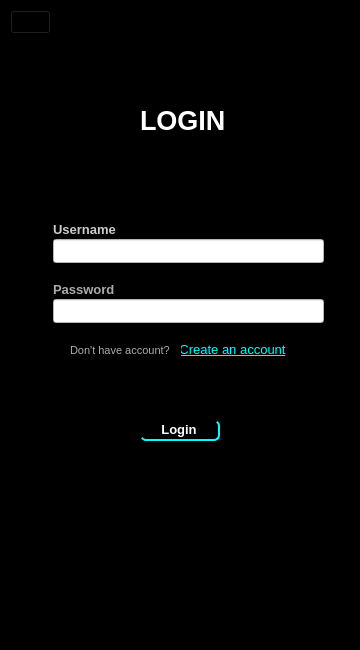
<?xml version="1.0" encoding="UTF-8"?>
<ui version="4.0">
 <class>MainWindow</class>
 <widget class="QMainWindow" name="MainWindow">
  <property name="geometry">
   <rect>
    <x>0</x>
    <y>0</y>
    <width>360</width>
    <height>650</height>
   </rect>
  </property>
  <property name="windowTitle">
   <string>MainWindow</string>
  </property>
  <property name="styleSheet">
   <string notr="true">QWidget {
background-color: rgb(0, 0, 0);
}

</string>
  </property>
  <widget class="QWidget" name="centralwidget">
   <widget class="QLabel" name="txtLoginTitle">
    <property name="geometry">
     <rect>
      <x>140</x>
      <y>100</y>
      <width>91</width>
      <height>41</height>
     </rect>
    </property>
    <property name="font">
     <font>
      <family>Segoe UI</family>
      <pointsize>20</pointsize>
      <bold>true</bold>
      <underline>false</underline>
     </font>
    </property>
    <property name="styleSheet">
     <string notr="true">QLabel {
color: #ffffff;
}</string>
    </property>
    <property name="text">
     <string>LOGIN</string>
    </property>
   </widget>
   <widget class="QLineEdit" name="inpUsername">
    <property name="geometry">
     <rect>
      <x>53</x>
      <y>239</y>
      <width>271</width>
      <height>24</height>
     </rect>
    </property>
    <property name="styleSheet">
     <string notr="true">QLineEdit {
	background-color: white;
	color: black;
}</string>
    </property>
   </widget>
   <widget class="QLabel" name="txtUsername">
    <property name="geometry">
     <rect>
      <x>53</x>
      <y>219</y>
      <width>69</width>
      <height>20</height>
     </rect>
    </property>
    <property name="font">
     <font>
      <pointsize>10</pointsize>
      <bold>true</bold>
     </font>
    </property>
    <property name="styleSheet">
     <string notr="true">QLabel {

color: rgb(204, 204, 204);
}</string>
    </property>
    <property name="text">
     <string>Username</string>
    </property>
   </widget>
   <widget class="QLineEdit" name="inpPassword">
    <property name="geometry">
     <rect>
      <x>53</x>
      <y>299</y>
      <width>271</width>
      <height>24</height>
     </rect>
    </property>
    <property name="styleSheet">
     <string notr="true">QLineEdit {
	background-color: white;
	color: black;
}</string>
    </property>
    <property name="text">
     <string/>
    </property>
    <property name="echoMode">
     <enum>QLineEdit::EchoMode::Password</enum>
    </property>
   </widget>
   <widget class="QLabel" name="txtPassword">
    <property name="geometry">
     <rect>
      <x>53</x>
      <y>279</y>
      <width>69</width>
      <height>20</height>
     </rect>
    </property>
    <property name="font">
     <font>
      <pointsize>10</pointsize>
      <bold>true</bold>
     </font>
    </property>
    <property name="styleSheet">
     <string notr="true">QLabel {

color: rgb(172, 172, 172);
}</string>
    </property>
    <property name="text">
     <string>Password</string>
    </property>
   </widget>
   <widget class="QLabel" name="txtnoAccount">
    <property name="geometry">
     <rect>
      <x>70</x>
      <y>340</y>
      <width>111</width>
      <height>20</height>
     </rect>
    </property>
    <property name="font">
     <font>
      <pointsize>8</pointsize>
     </font>
    </property>
    <property name="styleSheet">
     <string notr="true">QLabel {

color: rgb(172, 172, 172);
}</string>
    </property>
    <property name="text">
     <string>Don't have account?</string>
    </property>
   </widget>
   <widget class="QPushButton" name="btnCreateAccount">
    <property name="geometry">
     <rect>
      <x>179</x>
      <y>341</y>
      <width>107</width>
      <height>16</height>
     </rect>
    </property>
    <property name="font">
     <font>
      <pointsize>10</pointsize>
      <underline>true</underline>
     </font>
    </property>
    <property name="cursor">
     <cursorShape>PointingHandCursor</cursorShape>
    </property>
    <property name="styleSheet">
     <string notr="true">QPushButton {
background-color: rgba( 255, 255, 255, 0% );
border: none;
color: cyan;
}</string>
    </property>
    <property name="text">
     <string>Create an account</string>
    </property>
   </widget>
   <widget class="QPushButton" name="btnLogin">
    <property name="geometry">
     <rect>
      <x>140</x>
      <y>420</y>
      <width>80</width>
      <height>21</height>
     </rect>
    </property>
    <property name="font">
     <font>
      <pointsize>10</pointsize>
      <bold>true</bold>
     </font>
    </property>
    <property name="cursor">
     <cursorShape>PointingHandCursor</cursorShape>
    </property>
    <property name="styleSheet">
     <string notr="true">QPushButton {
    color: white;
	border: none;
border-bottom: 2px solid cyan;
border-right: 2px solid cyan;
border-radius: 6px;

}

QMessageBox {
color: white;
background-color: black;
}</string>
    </property>
    <property name="text">
     <string>Login</string>
    </property>
   </widget>
   <widget class="QPushButton" name="btnExit">
    <property name="geometry">
     <rect>
      <x>10</x>
      <y>10</y>
      <width>41</width>
      <height>24</height>
     </rect>
    </property>
    <property name="cursor">
     <cursorShape>PointingHandCursor</cursorShape>
    </property>
    <property name="styleSheet">
     <string notr="true">QPushButton {

color: white;

}</string>
    </property>
    <property name="text">
     <string/>
    </property>
    <property name="icon">
     <iconset theme="QIcon::ThemeIcon::EditUndo"/>
    </property>
   </widget>
   <zorder>txtLoginTitle</zorder>
   <zorder>inpUsername</zorder>
   <zorder>txtUsername</zorder>
   <zorder>inpPassword</zorder>
   <zorder>txtPassword</zorder>
   <zorder>btnCreateAccount</zorder>
   <zorder>btnLogin</zorder>
   <zorder>txtnoAccount</zorder>
   <zorder>btnExit</zorder>
  </widget>
 </widget>
 <resources/>
 <connections/>
</ui>
